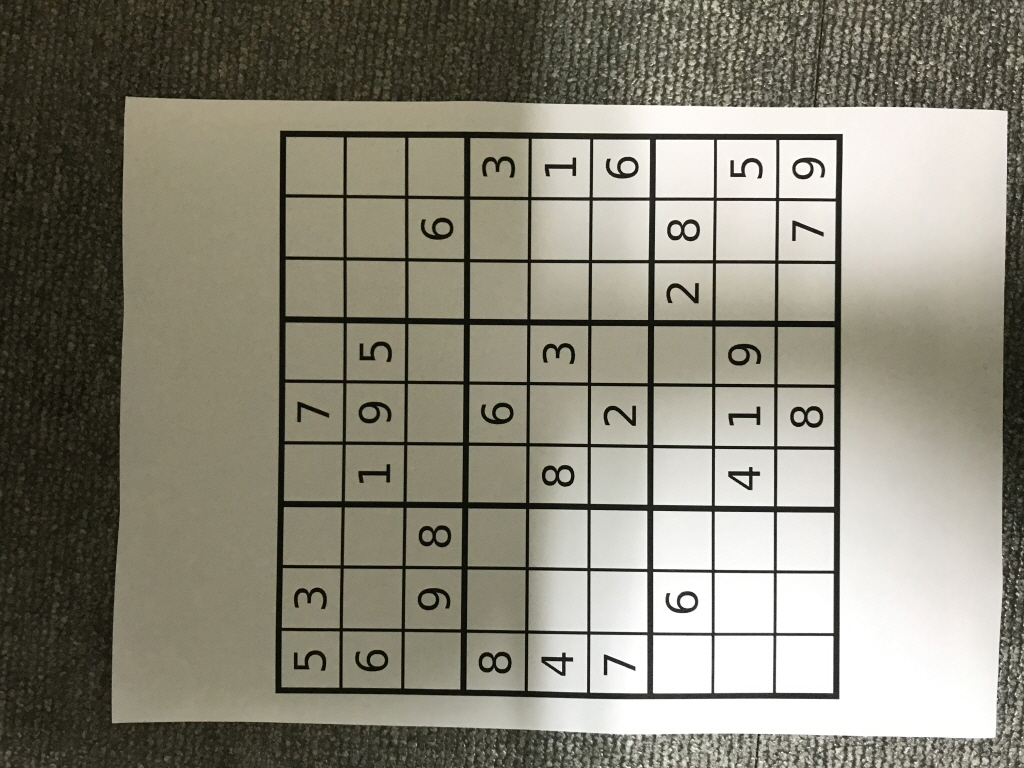
#> input picture sIMG_2168.jpg, 1024 x 768 px
$ jupyter execute chap153.ipynb
#> lines starting #> are read from the running program, lines starting #| are printed output that depends on the picture; after the words box and inside, x2 and y2 are one past the last pixel; in counts of white or black regions, pixels touching at a corner belong together
#### 1.5.3 Shi-Tomasi Corner Detector & Good Features to Track

[cell 1]
import numpy as np
import cv2
from matplotlib import pyplot as plt

[cell 2]
img = cv2.imread('sIMG_2168.jpg')
#> img is the input picture: shape (768, 1024, 3); mean B, G, R 120.1, 134.1, 137.3
gray = cv2.cvtColor(img,cv2.COLOR_BGR2GRAY)
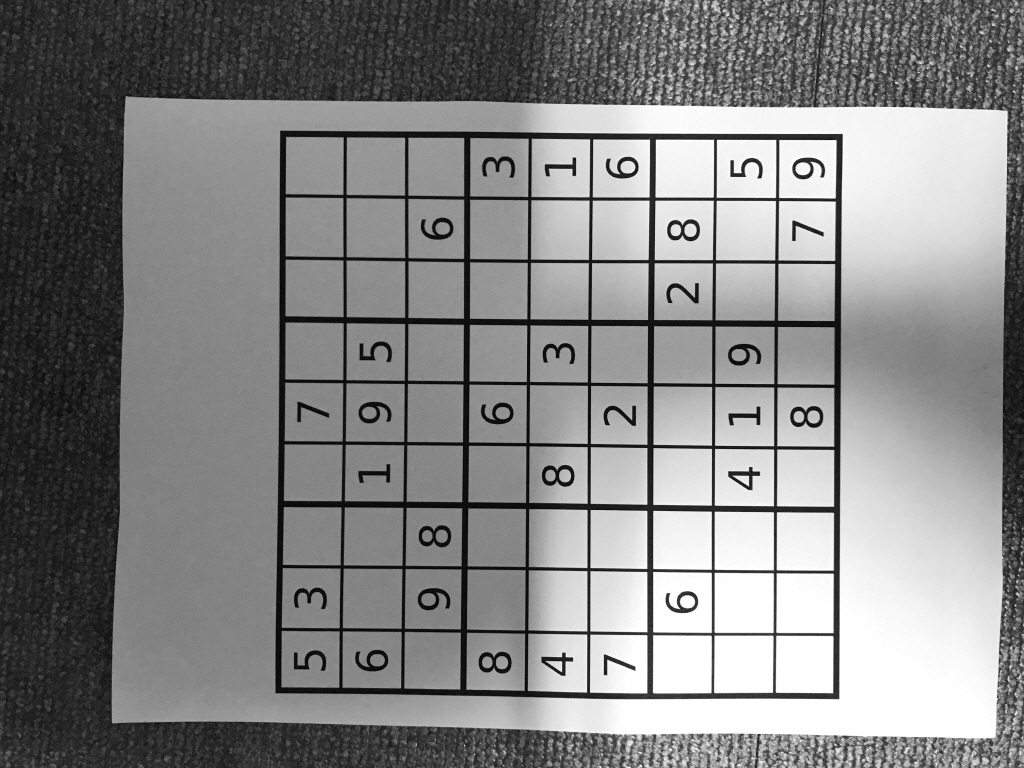
#> gray: shape (768, 1024); min 2, max 255, mean 133.4
corners = cv2.goodFeaturesToTrack(gray,25,0.01,10)
#> corners = 25 rows, first 8: [758, 177], [821, 176], [561, 671], [634, 669], [748, 485], [732, 161], [608, 661], [609, 159]
corners = np.int0(corners)
for i in corners:
    x,y = i.ravel()
    cv2.circle(img,(x,y),3,255,-1)
#> this loop made 25 passes
#> (x, y) on passes 1 to 12: (758, 177), (821, 176), (561, 671), (634, 669), (748, 485), (732, 161), (608, 661), (609, 159), (745, 176), (605, 674), (682, 223), (574, 158)
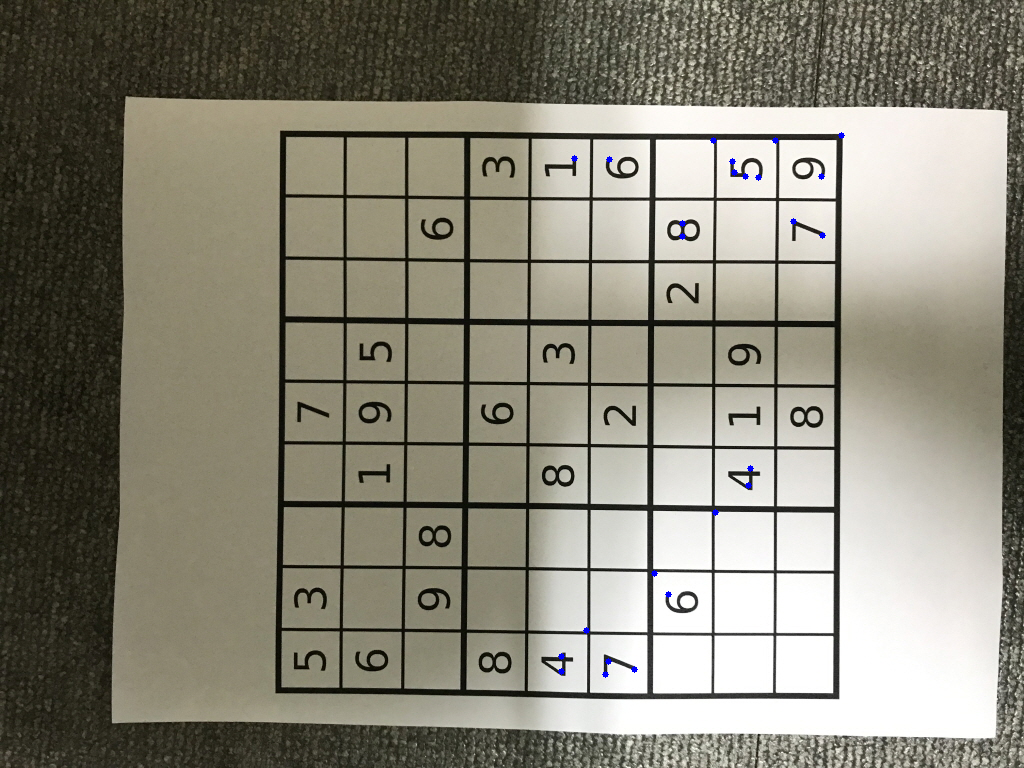
#> img: shape (768, 1024, 3); 0.09% of pixels changed, all inside (x1, y1, x2, y2) = (558, 132, 845, 678)
plt.imshow(img),plt.show()

$ run again, with sIMG_2164.jpg copied over sIMG_2168.jpg
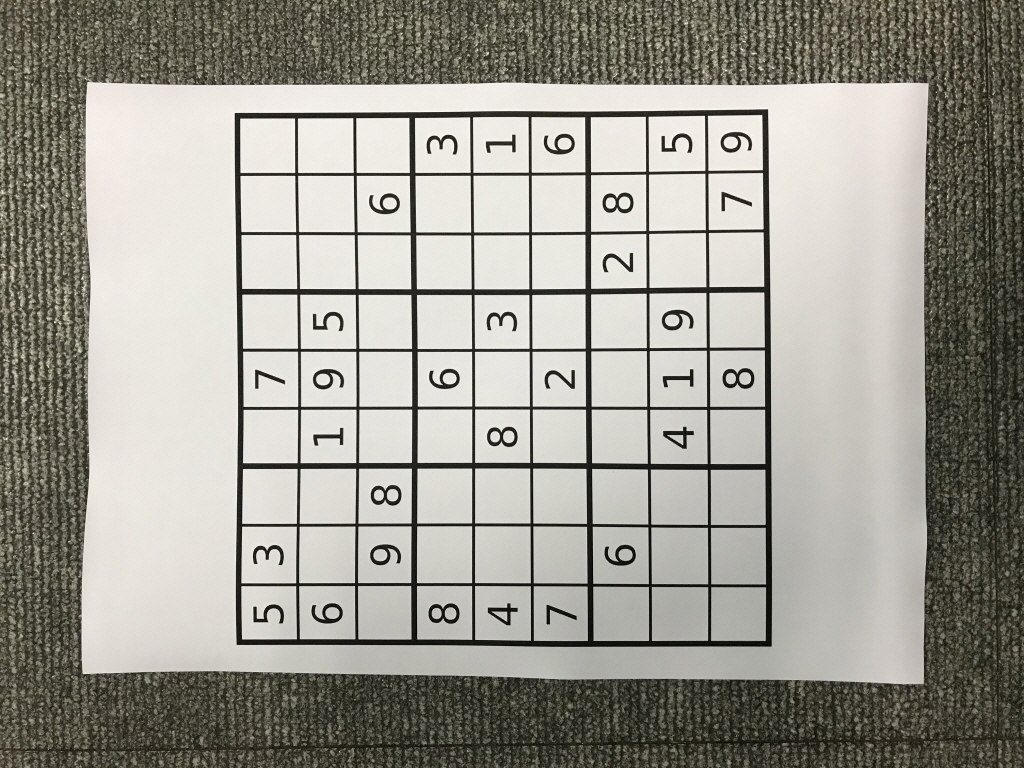
#> input picture sIMG_2164.jpg, 1024 x 768 px
#> img is the input picture: shape (768, 1024, 3); mean B, G, R 146.2, 155.1, 157.1
#> corners = 25 rows, first 8: [607, 271], [725, 197], [397, 562], [432, 371], [723, 210], [547, 136], [671, 147], [490, 329]
#> the loop `for i in corners:` made 25 passes
#> after the loop `for i in corners:`:
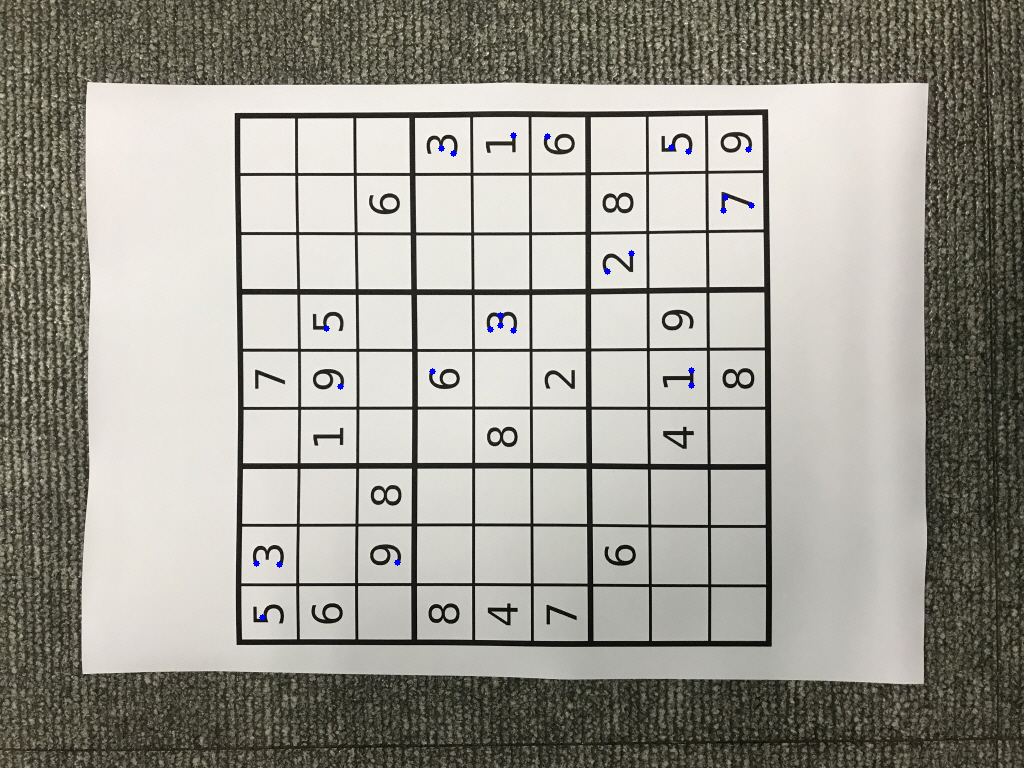
#> img: shape (768, 1024, 3); 0.09% of pixels changed, all inside (x1, y1, x2, y2) = (253, 132, 755, 621)

$ run again, with sIMG_2177.jpg copied over sIMG_2168.jpg
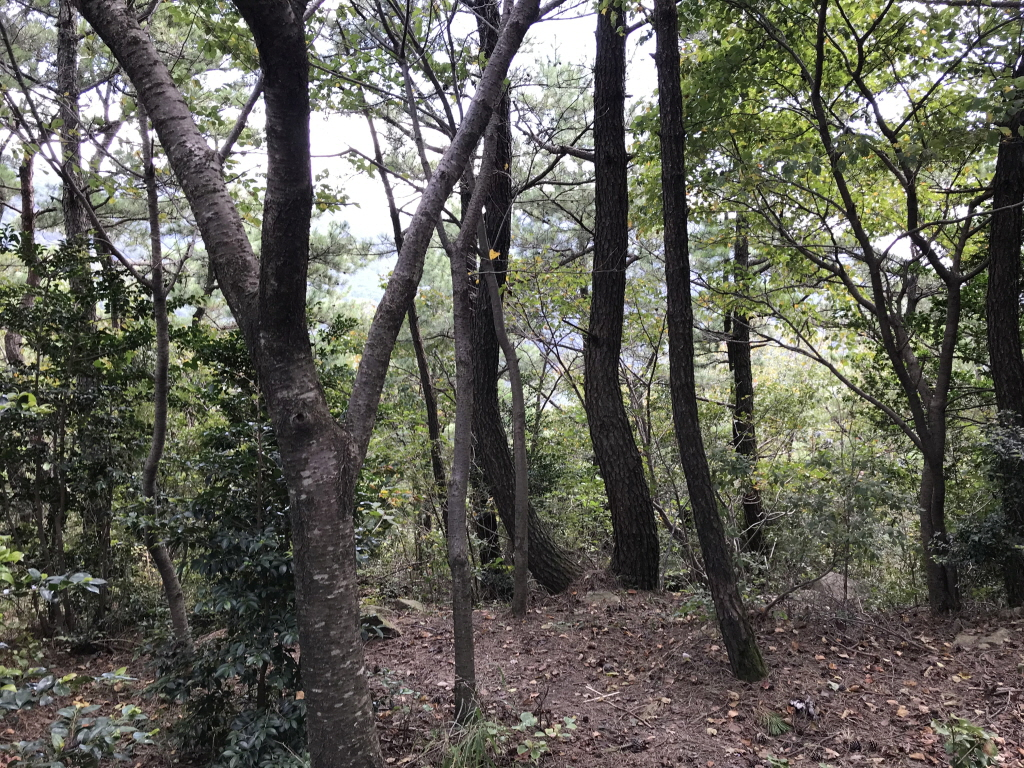
#> input picture sIMG_2177.jpg, 1024 x 768 px
#> img is the input picture: shape (768, 1024, 3); mean B, G, R 86.8, 96.1, 97.1
#> `gray = cv2.cvtColor(img,cv2.COLOR_BGR2GRAY)`:
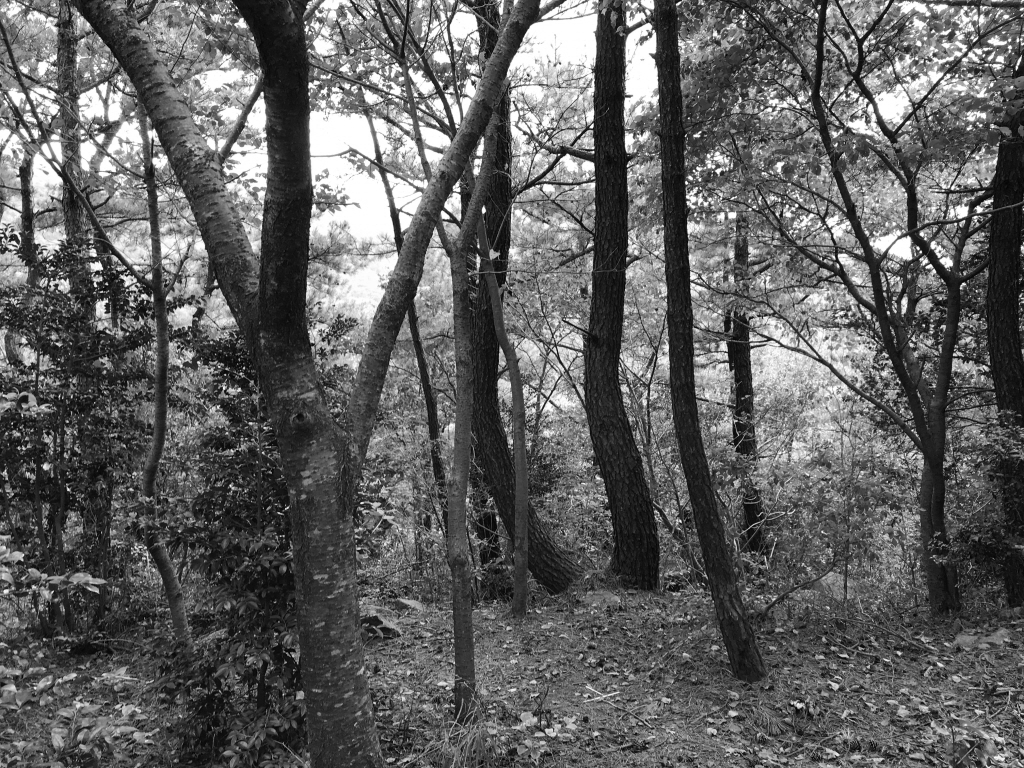
#> gray: shape (768, 1024); min 3, max 255, mean 95.4
#> corners = 25 rows, first 8: [262, 92], [590, 127], [593, 152], [691, 283], [65, 280], [926, 267], [726, 350], [106, 283]
#> the loop `for i in corners:` made 25 passes
#> after the loop `for i in corners:`:
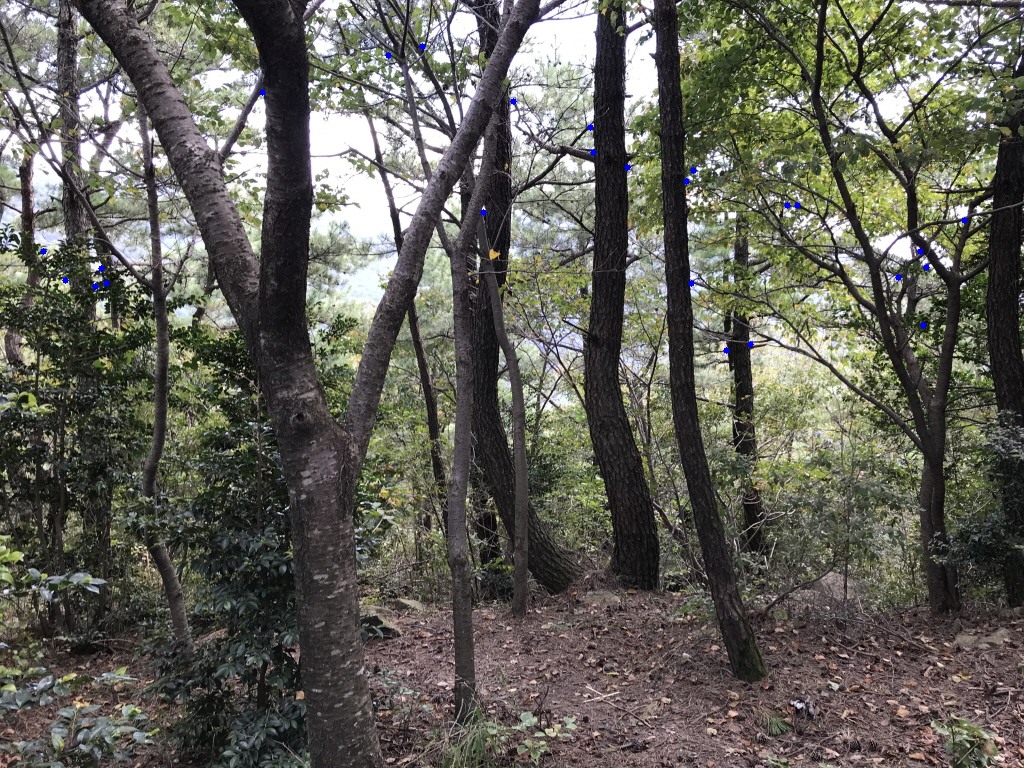
#> img: shape (768, 1024, 3); 0.09% of pixels changed, all inside (x1, y1, x2, y2) = (40, 43, 968, 354)
